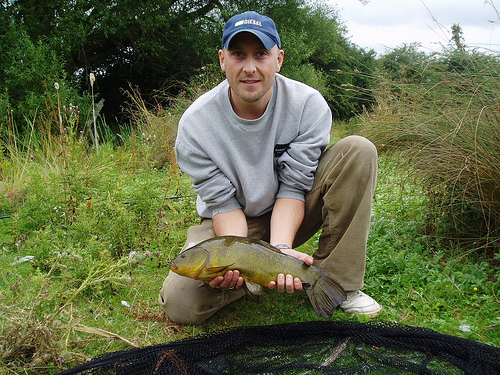
#> input picture images/ILSVRC2012.JPEG, 500 x 375 px
$ python saliency.py
#> lines starting #> are read from the running program, lines starting #| are printed output that depends on the picture; after the words box and inside, x2 and y2 are one past the last pixel; in counts of white or black regions, pixels touching at a corner belong together
#> further down, image is the input picture: shape (375, 500, 3); mean B, G, R 71.6, 105, 97.5
import cv2
import numpy as np


def enhance_color_contrast(img):
    # RGB转Lab空间
    lab = cv2.cvtColor(img, cv2.COLOR_BGR2LAB)
#> lab: shape (375, 500, 3); mean of channels 0, 1, 2 107.3, 120, 145.4
    l, a, b = cv2.split(lab)

    # CLAHE增强色度通道（a和b通道）
    clahe = cv2.createCLAHE(clipLimit=3.0, tileGridSize=(8, 8))
    a = clahe.apply(a)
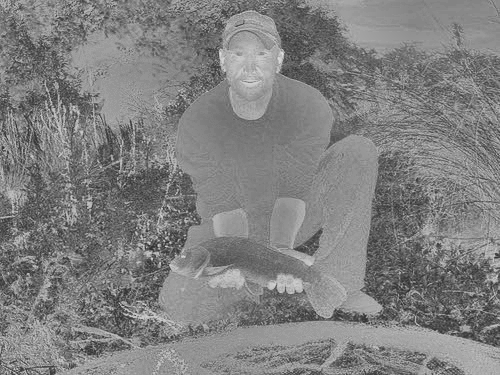
#> a: shape (375, 500); min 46, max 224, mean 128.1
    b = clahe.apply(b)
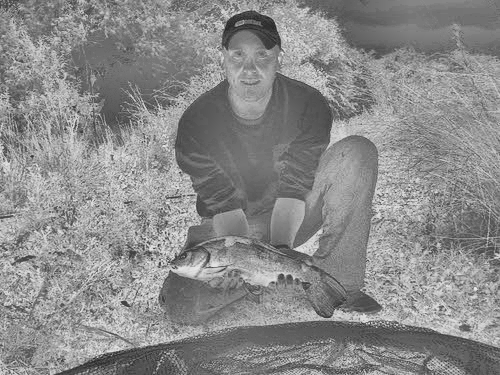
#> b: shape (375, 500); min 37, max 236, mean 138.4

    # 合并通道并转回BGR
    enhanced_lab = cv2.merge([l, a, b])
#> enhanced_lab: shape (375, 500, 3); mean of channels 0, 1, 2 107.3, 128.1, 138.4
    enhanced_img = cv2.cvtColor(enhanced_lab, cv2.COLOR_LAB2BGR)
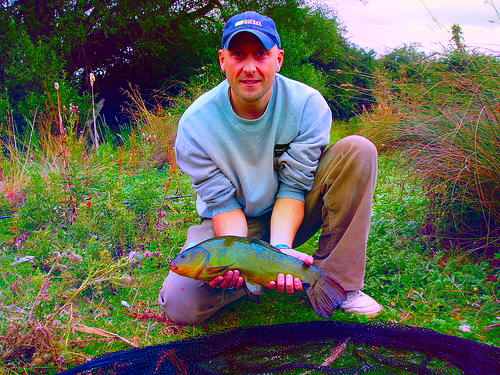
#> enhanced_img: shape (375, 500, 3); mean B, G, R 81.9, 99.3, 96.2
    return enhanced_img


# 使用示例
image = cv2.imread("images/ILSVRC2012.JPEG")
enhanced_image = enhance_color_contrast(image)

from skimage.segmentation import slic


def multi_feature_saliency(img):
    # SLIC超像素分割
    segments = slic(img, n_segments=300, compactness=20)
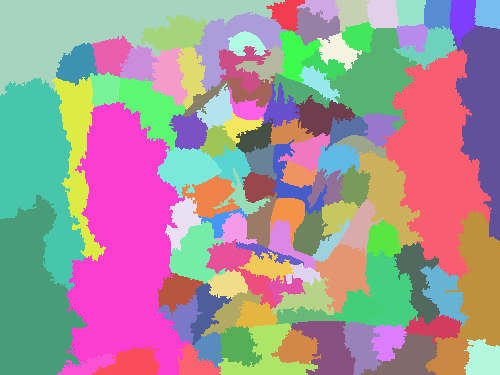
#> segments: shape (375, 500) int64; 110 distinct labels, from 1 to 110; one colour per label, 0 black

    # 计算每个超像素的Lab均值
    lab = cv2.cvtColor(img, cv2.COLOR_BGR2LAB)
#> lab: shape (375, 500, 3); mean of channels 0, 1, 2 107.8, 128.1, 137.3
    features = []
    for label in np.unique(segments):
        mask = (segments == label).astype(np.uint8)
        mean_color =  np.array(cv2.mean(lab, mask)[:3])
        features.append(mean_color)
#> this loop made 110 passes
#> mean_color on passes 1 to 12: [54, 124.7, 135.5], [73.34, 105, 154.4], [198.5, 137.9, 111.6], [234.6, 141.2, 117.4], [242.7, 137.8, 120.8], [244.9, 134, 124.4], [239.7, 134.7, 122.1], [224.3, 132.5, 124.4], [231.7, 135.9, 117.6], [105.4, 98.95, 160.9], [98.39, 129, 113.8], [36.71, 123, 140.4]
#> pass 1, in multi_feature_saliency, `mask = (segments == label).astype(np.uint8)`:
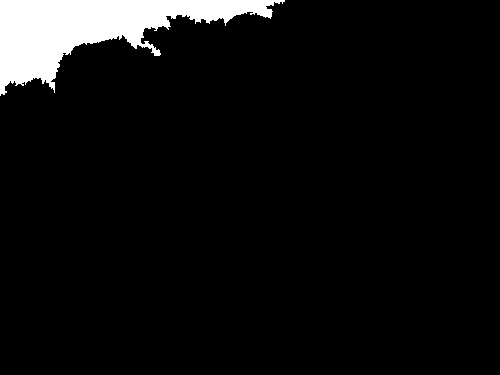
#> mask: shape (375, 500); values 0 (black) and 1 (white), 6.1% white; 1 white region, box (x1, y1, x2, y2) and area: (0, 0, 285, 96) 11348
#> after the loop, features = 110 items, first 6: [54, 124.7, 135.5], [73.34, 105, 154.4], [198.5, 137.9, 111.6], [234.6, 141.2, 117.4], [242.7, 137.8, 120.8], [244.9, 134, 124.4]

    # 将列表转换为NumPy数组
    features = np.array(features)  # 现在是一个二维数组 [N, 3]
#> features = 110 rows, first 8: [54, 124.7, 135.5], [73.34, 105, 154.4], [198.5, 137.9, 111.6], [234.6, 141.2, 117.4], [242.7, 137.8, 120.8], [244.9, 134, 124.4], [239.7, 134.7, 122.1], [224.3, 132.5, 124.4]
    # 计算颜色对比度显著性
    saliency = np.zeros_like(img[:, :, 0], dtype=np.float32)
    for i in range(len(features)):
        diff = np.linalg.norm(features - features[i], axis=1)
        saliency[segments == i] = np.mean(diff)
#> this loop made 110 passes
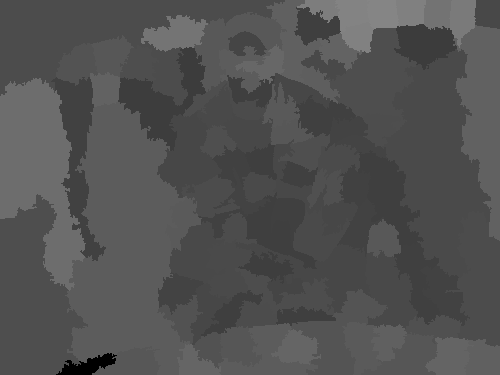
#> saliency: shape (375, 500) float32; min 0, max 133.8, mean 82.3

    # 归一化显著性图
    saliency = cv2.normalize(saliency, None, 0, 255, cv2.NORM_MINMAX)
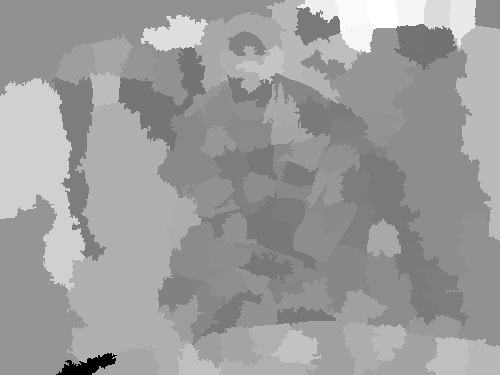
#> saliency: shape (375, 500) float32; min 0, max 255, mean 156.8
    return saliency.astype(np.uint8)


# 生成显著性图
saliency_map = multi_feature_saliency(enhanced_image)
cv2.imwrite("saliency_map-1.jpg", saliency_map)
